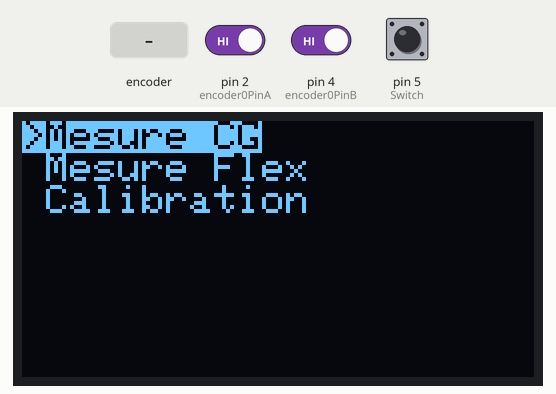
Recording of a sketch running on a simulated Arduino Uno, built with avr-gcc and run on an emulated ATmega328P. Parts: 128×64 one-colour display. The inputs (shaded band) are chosen by the test bench; at power-on: pin 5 (Switch) HIGH, pin 2 (encoder0PinA) HIGH, pin 4 (encoder0PinB) HIGH.

Above: at 1.2 s.
1.3 s: rotary encoder on pin 2 (encoder0PinA) / pin 4 (encoder0PinB) turned 3 steps (first pin leading)
At 3.0 s:
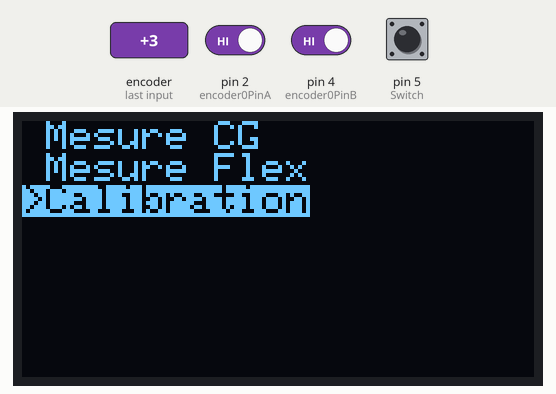
3.4 s: pin 5 (Switch) pulled LOW for 0.15 s
At 4.9 s:
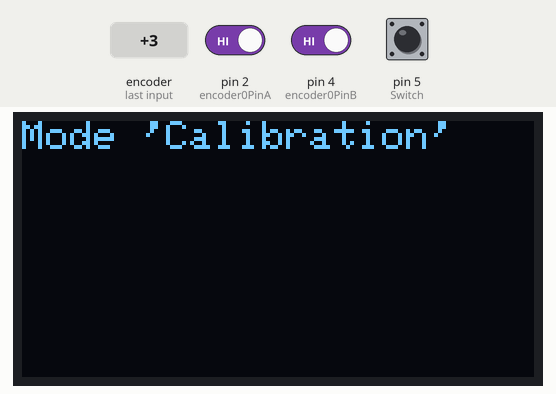
5.4 s: rotary encoder on pin 2 (encoder0PinA) / pin 4 (encoder0PinB) turned 1 step (first pin leading)
At 5.9 s:
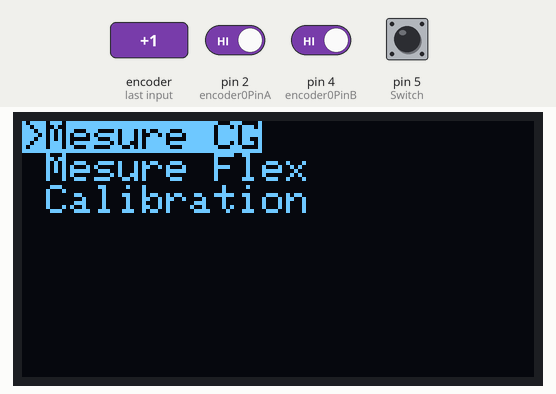
7.1 s: pin 5 (Switch) pulled LOW for 1 s
At 8.5 s:
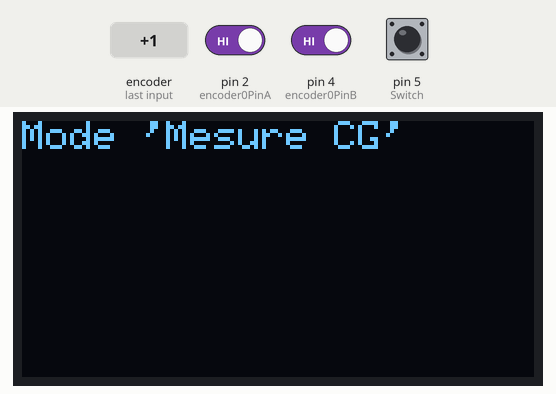
Timing chart, 0 to 10.1 s (numbered marks = the images above; inputs shaded):
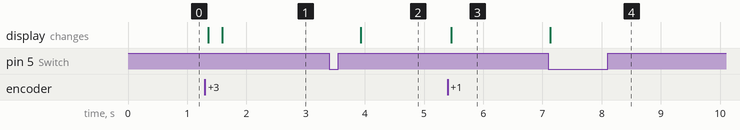

The sketch:

Test_OLED.ino
```cpp
#include <Adafruit_GFX.h>
#include <Adafruit_SSD1306.h>

#define SCREEN_WIDTH 128 // Largeur de l'écran OLED en pixels
#define SCREEN_HEIGHT 64 // Hauteur de l'écran OLED en pixels

#define OLED_RESET    -1 // Réinitialisation de l'écran OLED
Adafruit_SSD1306 display(SCREEN_WIDTH, SCREEN_HEIGHT, &Wire, OLED_RESET);

// Définition des boutons
#define encoder0PinA  2                     // CLK Encodeur KY-040
#define encoder0PinB  4                     // DT Encodeur KY-040
#define Switch 5

int currentMode = 0; // Mode actuel du menu

// Nombre total de modes disponibles
#define NUM_MODES 3

// Noms des modes
String modeNames[NUM_MODES] = {"Mesure CG", "Mesure Flex", "Calibration"};

volatile unsigned int encoder0Pos = 0; //Initialisation de la position de l'encodeur

void doEncoder() {              //Paramètrage de l'encodeur rotatoire
  if (digitalRead(encoder0PinB)==HIGH) {  //On tourne l'encodeur dans le sens anti-trigonométrique. Incrémentation de la position//
    encoder0Pos++;
  } else {                                //On tourne l'encodeur dans le sens trigonométrique. Décrémentation de la position//
    encoder0Pos--;
  }
}


void setup() {
  // Initialisation de l'écran OLED
  if(!display.begin(SSD1306_SWITCHCAPVCC, 0x3C)) {
    Serial.println(F("Echec de l'initialisation de l'écran OLED"));
    for(;;);
  }

    // Initialisation des boutons

  pinMode(encoder0PinA, INPUT);
  digitalWrite(encoder0PinA, HIGH);         //turn on pullup resistor
  pinMode(encoder0PinB, INPUT);
  digitalWrite(encoder0PinB, HIGH);
  attachInterrupt(0, doEncoder, RISING);    //encoder pin on interupt 0 for pin 2
  pinMode(Switch, INPUT_PULLUP);


  // Affichage du menu principal
  displayMainMenu();
}

void loop() {
  ChoixDuMenu();
}

  // Gestion des boutons

void ChoixDuMenu(){

  if (digitalRead(encoder0PinB) == LOW) {
    currentMode = (currentMode + 1) % NUM_MODES; // Passage au mode suivant
    displayMainMenu();
    delay(200); // Délai pour éviter les rebonds
  }

  if (digitalRead(Switch) == LOW) {
    // Action à effectuer lors de la sélection (par exemple, passer au sous-menu correspondant)
    // Ici, nous allons simplement afficher le nom du mode sélectionné
    displaySubMenu(currentMode);
    //delay(1000); // Délai pour laisser le temps de lire l'affichage
    //displayMainMenu(); // Retour au menu principal après la sélection
  }
}

// Fonction pour afficher le menu principal avec les différents modes
void displayMainMenu() {
  display.clearDisplay();
  display.setTextSize(1);
  display.setCursor(0,0);

  // Affichage des noms des modes
  for (int i = 0; i < NUM_MODES; i++) {
    if (i == currentMode) {
      display.setTextColor(SSD1306_BLACK, SSD1306_WHITE);
      display.print(">");
    } else {
      display.setTextColor(SSD1306_WHITE, SSD1306_BLACK);
      display.print(" ");
    }
    display.println(modeNames[i]);
  }

  display.display();
}

// Fonction pour afficher le sous-menu correspondant au mode sélectionné
void displaySubMenu(int mode) {
  display.clearDisplay();
  display.setTextSize(1);
  display.setTextColor(SSD1306_WHITE);
  display.setCursor(0,0);

  // Affichage du sous-menu en fonction du mode sélectionné
  switch (mode) {
    case 0:
      display.println("Mode 'Mesure CG'");
      // Code pour le mode 1
      break;
    case 1:
      display.println("Mode 'Mesure Flex'");
      // Code pour le mode 2
      break;
    case 2:
      display.println("Mode 'Calibration'");
      delay(500);
      break;
    default:
      display.println("Invalid Mode");
  }

  display.display();
}
```

Measured:
- after the input at 1.3 s, the display: first changes after 0.06 s (image 1 shows a later state)
- after the input at 3.4 s, the display: changes after 0.53 s (image 2)
- after the input at 5.4 s, the display: changes after 0.06 s (image 3)
- after the input at 7.1 s, the display: changes at once (image 4)
